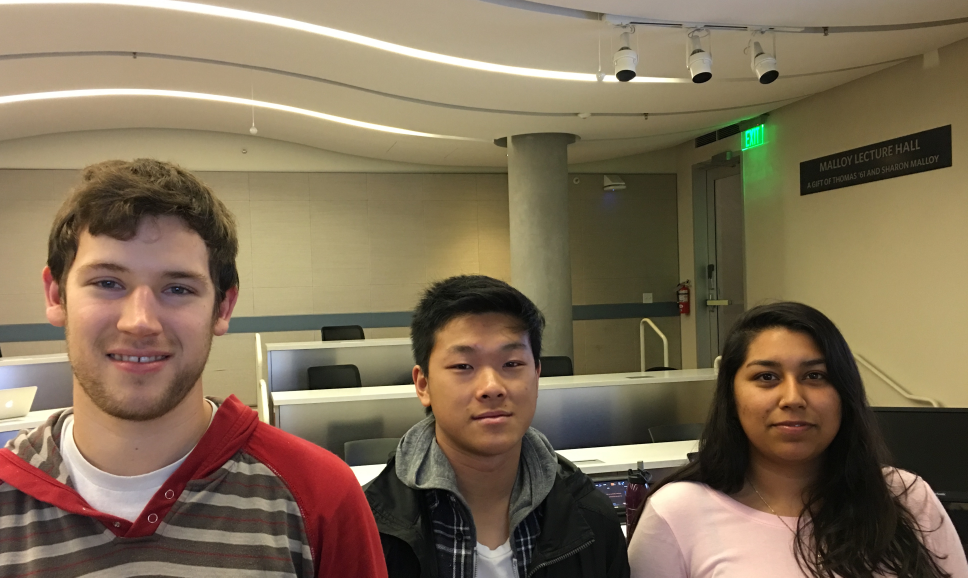
#> input picture FinalProject/whoswho.JPG, 3871 x 2310 px (shown at 1/4 size)
$ python face_detect_recog.py
#> lines starting #> are read from the running program, lines starting #| are printed output that depends on the picture
### FinalProject/pattern_recog_func.py
'''
Matthew Bernardo
Computational Physics
Final Project: Face Detection and Recognition

Library of Functions
'''
import matplotlib.pyplot as plt
import numpy as np
from scipy import signal
from scipy import misc
import matplotlib.image as image
from scipy.interpolate import interp2d, RectBivariateSpline
from sklearn import svm
from sklearn.datasets import load_digits
from sklearn.decomposition import PCA

def interpol_im(im, dim1 = 8, dim2 = 8, plot_new_im = False, cmap = 'binary', axis_off = False):
	'''
	interpolates the input image, im, onto a grid that is dim1 ⨉ dim2
	returns the interpolated, flattened image array
	'''
	if len(im.shape) == 3:
		im = im[:, :, 0]

	x = np.arange(im.shape[1])
	y = np.arange(im.shape[0])
	f2d = interp2d(x, y, im)
	x_new = np.linspace(0, im.shape[1], dim1)
	y_new = np.linspace(0, im.shape[0], dim2)
	let_im = f2d(x_new, y_new)

	if plot_new_im:
		plt.imshow(let_im, interpolation='nearest',cmap = cmap)
		plt.grid(not(axis_off))
		plt.show()

	return let_im.flatten()

# [38 lines left out: functions pca_svm_pred, pca_X, rescale_pixel, svm_train, not called in this run]

### FinalProject/face_detect_recog.py
'''
Matthew Bernardo
Computational Physics
Final Project: Face Detection and Recognition

Detects/recognizes faces using a given dataset
'''
import os
import cv2
import matplotlib.pyplot as plt
import numpy as np
from scipy import signal
from scipy import misc
import matplotlib.image as image
from scipy.interpolate import interp2d, RectBivariateSpline
from sklearn import svm
from sklearn.datasets import load_digits
from sklearn.decomposition import PCA
import matplotlib.image as mpimg
from sklearn.model_selection import train_test_split
from pattern_recog_func import interpol_im,pca_svm_pred,rescale_pixel,svm_train,pca_X

# NOTE: Please change this to wherever the haarscascade xml file is located
cascPath = "/Users/Matthew/anaconda3/share/OpenCV/haarcascades/haarcascade_frontalface_default.xml"
faceCascade = cv2.CascadeClassifier(cascPath)
names_dict = {0: 'Gilbert', 1: 'Luke', 2: 'Janet'}

def getFaceCascade(image):
	'''
	Helper method using cv2 to get faces
	'''

	gray = cv2.cvtColor(image, cv2.COLOR_BGR2GRAY)
	# NOTE: CASCADE_SCALE_IMAGE is used because the original scale used in class examples deprecated in python 3
	faces = faceCascade.detectMultiScale(gray, scaleFactor=1.685, minNeighbors=4, minSize=(30, 30),flags = cv2.CASCADE_SCALE_IMAGE);

	return faces;

# [20 lines left out: function predPlotFaces, not called in this run]

def fetchFaceList(image):
	'''
	returns a list of faces found within a certain photo
	'''
	faces = getFaceCascade(image)

	face_list = [fetchFace(image, x, y, w, h) for (x, y, w, h) in faces]

	return face_list

def fetchFace(image, x, y, w, h, multi=False):
	'''
	Fetches one face from an image
	also used as a helper function for fetchFaceList
	'''
	xlo, ylo = x, y
	xhi, yhi = x+w, y+h

	x1 = np.linspace(xlo, xhi, w)
	x2 = np.ones(w)*xhi
	x3 = np.linspace(xhi, xlo, w)
	x4 = np.ones(w)*xlo
	x = np.concatenate((x1, x2, x3, x4))

	y1 = np.ones(w)*ylo
	y2 = np.linspace(ylo, yhi, w)
	y3 = np.ones(w)*yhi
	y4 = np.linspace(yhi, ylo, w)
	y = np.concatenate((y1, y2, y3, y4))

	if multi:
		return x, y, xhi, ylo, image[ylo:yhi,xlo:xhi]

	return image[ylo:yhi,xlo:xhi]

def getImageData(img_loc):
	'''
	Takes in a location to a folder where images are stored
	Saves the interpolated images into X
	Saves the key linked to the actual name in y_target
	'''
	# im_paths = [file.path for file in os.scandir(img_loc) if file_ext in file.path]

	train_imgs = []
	target = []

	for file in os.scandir(img_loc):

		if ".png" in file.path:
			image = cv2.imread(file.path)

			for face_loc in getFaceCascade(image):

				im = fetchFace(image, *face_loc)
				train_imgs.append(interpol_im(im, dim1 = 45, dim2 = 60))

				if 'Gilbert' in file.path:
					target.append(0)
				if 'Luke' in file.path:
					target.append(1)
				if 'Janet' in file.path:
					target.append(2)
	return np.vstack(train_imgs), np.vstack(target).flatten()

# [22 lines left out: function classify_face_svm, not called in this run]


if __name__ == '__main__':

	# NOTE: Please change this to whichever folder the training faces are located in
	img_loc = "./faces"
	input_img = mpimg.imread("whoswho.JPG")
#> input_img is the input picture: shape (2310, 3871, 3); mean R, G, B 127.2, 110.4, 86.6

	# Part A
	face_list = fetchFaceList(input_img)
#> in getFaceCascade, `gray = cv2.cvtColor(image, cv2.COLOR_BGR2GRAY)`:
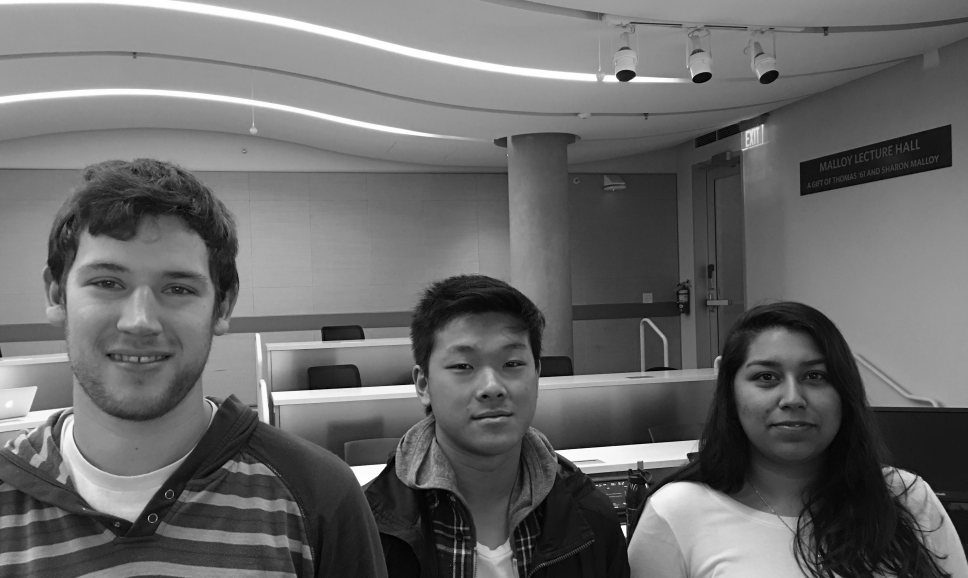
#> gray: shape (2310, 3871) (shown at 1/4 size); min 0, max 255, mean 105.2
#> in getFaceCascade, `faces = faceCascade.detectMultiScale(gray, scaleFactor=1.685, minNeigh..`: faces = [[1678, 1248, 549, 549], [2880, 1294, 549, 549], [122, 765, 926, 926]]
#> in fetchFace, `return image[ylo:yhi,xlo:xhi]`:
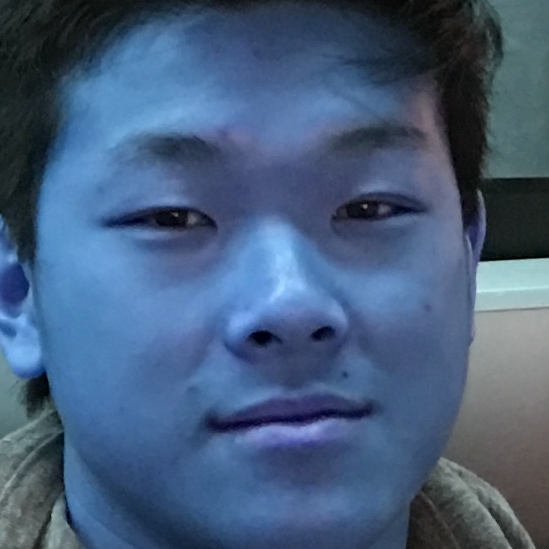
#> returned value: shape (549, 549, 3); mean of channels 0, 1, 2 123.8, 93, 69.6; drawn as B, G, R
#> call 2 of fetchFace, with x = 2880, y = 1294, w = 549, h = 549, multi = False
#> in fetchFace (call 2), `xlo, ylo = x, y`: xlo = 2880; ylo = 1294
#> in fetchFace (call 2), `x4 = np.ones(w)*xlo`: x4 = 549 values from 2880 to 2880
#> in fetchFace (call 2), `x = np.concatenate((x1, x2, x3, x4))`: x = 2196 values, max 3429 at index 548, min 2880 at index 0, mean 3154.5
#> in fetchFace (call 2), `y1 = np.ones(w)*ylo`: y1 = 549 values from 1294 to 1294
#> in fetchFace (call 2), `y = np.concatenate((y1, y2, y3, y4))`: y = 2196 values, max 1843 at index 1097, min 1294 at index 0, mean 1568.5
#> in fetchFace (call 2), `return image[ylo:yhi,xlo:xhi]`:
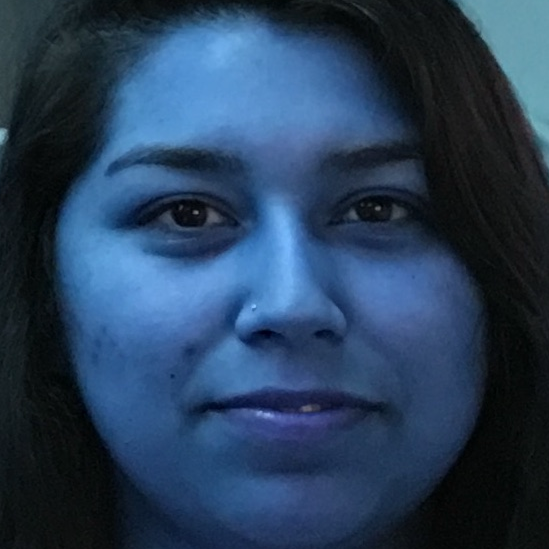
#> returned value: shape (549, 549, 3); mean of channels 0, 1, 2 89.5, 62.4, 39.2; drawn as B, G, R
#> call 3 of fetchFace, with x = 122, y = 765, w = 926, h = 926, multi = False
#> in fetchFace (call 3), `xlo, ylo = x, y`: xlo = 122; ylo = 765
#> in fetchFace (call 3), `x4 = np.ones(w)*xlo`: x4 = 926 values from 122 to 122
#> in fetchFace (call 3), `x = np.concatenate((x1, x2, x3, x4))`: x = 3704 values, max 1048 at index 925, min 122 at index 0, mean 585
#> in fetchFace (call 3), `y1 = np.ones(w)*ylo`: y1 = 926 values from 765 to 765
#> in fetchFace (call 3), `y = np.concatenate((y1, y2, y3, y4))`: y = 3704 values, max 1691 at index 1851, min 765 at index 0, mean 1228
#> in fetchFace (call 3), `return image[ylo:yhi,xlo:xhi]`:
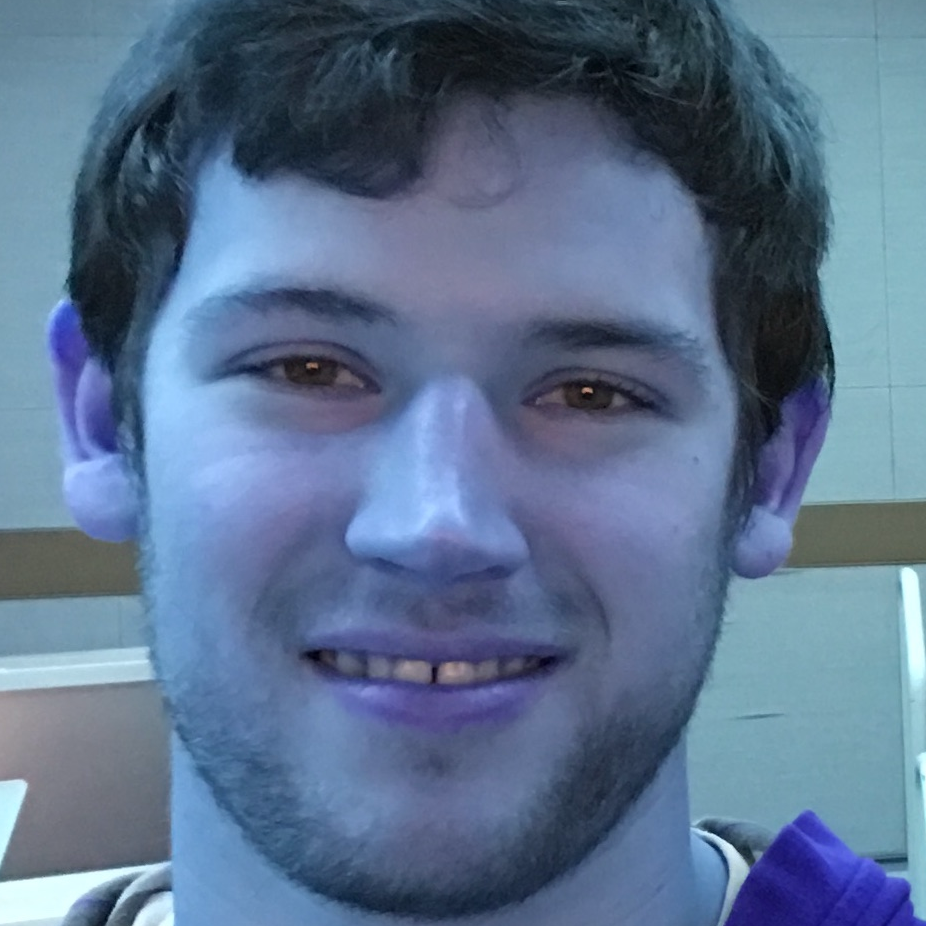
#> returned value: shape (926, 926, 3); mean of channels 0, 1, 2 142.8, 113.6, 91.3; drawn as B, G, R
#> in fetchFaceList, `face_list = [fetchFace(image, x, y, w, h) for (x, y, w, h) in faces]`: face_list = 3 items
#> face_list = 3 items

	# Part B
	X, y = getImageData(img_loc)
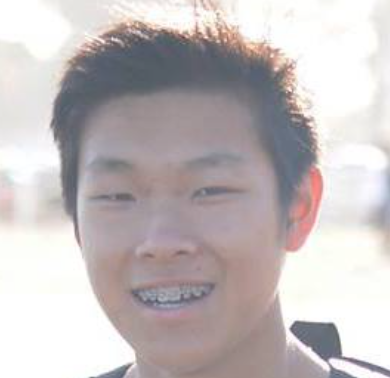
#> input picture FinalProject/faces/Gilbert_0.png, 390 x 378 px
#> in getImageData, image is the input picture: shape (378, 390, 3); mean B, G, R 189.4, 188.5, 195.7
#> in getFaceCascade (call 2), `gray = cv2.cvtColor(image, cv2.COLOR_BGR2GRAY)`:
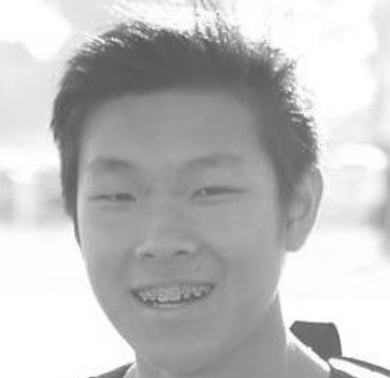
#> gray: shape (378, 390); min 73, max 255, mean 190.7
#> in getFaceCascade (call 2), `faces = faceCascade.detectMultiScale(gray, scaleFactor=1.685, minNeigh..`: faces = [[58, 116, 193, 193]]
#> the loop in getImageData, `for face_loc in getFaceCascade(image): ` made 1 pass
#> (face_loc, xlo in fetchFace, ylo in fetchFace, xhi in fetchFace, yhi in fetchFace) on pass 1: ([58, 116, 193, 193], 58, 116, 251, 309)
#> pass 1, in interpol_im, `im = im[:, :, 0]`:
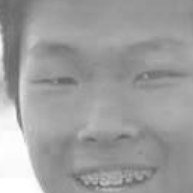
#> im: shape (193, 193); min 97, max 255, mean 158.2
#> after the loop in getImageData, `for face_loc in getFaceCascade(image):`: target = []
#> (the run stopped early here; a loop or call above may not have finished)
